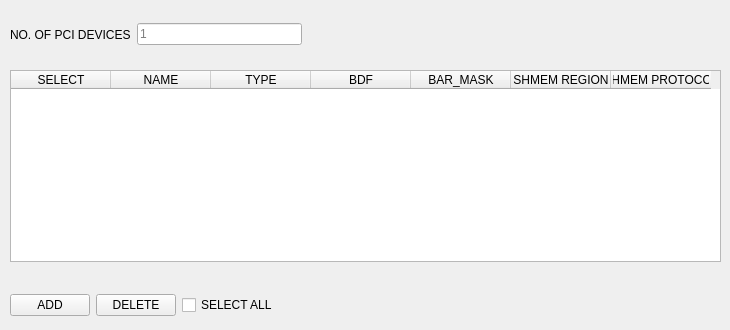
      <widget class="QWidget" name="tab_4">
       <attribute name="title">
        <string>PCI Devices</string>
       </attribute>
       <widget class="QTableWidget" name="tableWidget_PCI_Devices">
        <property name="geometry">
         <rect>
          <x>10</x>
          <y>70</y>
          <width>711</width>
          <height>192</height>
         </rect>
        </property>
        <property name="dragEnabled">
         <bool>true</bool>
        </property>
        <property name="rowCount">
         <number>0</number>
        </property>
        <property name="columnCount">
         <number>7</number>
        </property>
        <column>
         <property name="text">
          <string>SELECT</string>
         </property>
        </column>
        <column>
         <property name="text">
          <string>NAME</string>
         </property>
        </column>
        <column>
         <property name="text">
          <string>TYPE</string>
         </property>
        </column>
        <column>
         <property name="text">
          <string>BDF</string>
         </property>
        </column>
        <column>
         <property name="text">
          <string>BAR_MASK</string>
         </property>
        </column>
        <column>
         <property name="text">
          <string>SHMEM REGION</string>
         </property>
        </column>
        <column>
         <property name="text">
          <string>SHMEM PROTOCOL</string>
         </property>
        </column>
       </widget>
       <widget class="QWidget" name="layoutWidget_16">
        <property name="geometry">
         <rect>
          <x>10</x>
          <y>20</y>
          <width>292</width>
          <height>29</height>
         </rect>
        </property>
        <layout class="QHBoxLayout" name="horizontalLayout_22">
         <item>
          <widget class="QLabel" name="label_23">
           <property name="text">
            <string>NO. OF PCI DEVICES</string>
           </property>
          </widget>
         </item>
         <item>
          <widget class="QLineEdit" name="lineEdit_NO_OF_PCI_DEV_2">
           <property name="readOnly">
            <bool>true</bool>
           </property>
           <property name="placeholderText">
            <string>1</string>
           </property>
          </widget>
         </item>
        </layout>
       </widget>
       <widget class="QWidget" name="layoutWidget">
        <property name="geometry">
         <rect>
          <x>10</x>
          <y>290</y>
          <width>296</width>
          <height>31</height>
         </rect>
        </property>
        <layout class="QHBoxLayout" name="horizontalLayout_14">
         <item>
          <layout class="QHBoxLayout" name="horizontalLayout_9">
           <item>
            <widget class="QPushButton" name="pushButton_PCI_Devices_Add">
             <property name="mouseTracking">
              <bool>true</bool>
             </property>
             <property name="toolTip">
              <string>To add a PCI device</string>
             </property>
             <property name="text">
              <string>ADD</string>
             </property>
            </widget>
           </item>
           <item>
            <widget class="QPushButton" name="pushButton_PCI_Devices_Delete">
             <property name="toolTip">
              <string>To delete checked PCI devices</string>
             </property>
             <property name="text">
              <string>DELETE</string>
             </property>
            </widget>
           </item>
          </layout>
         </item>
         <item>
          <widget class="QCheckBox" name="checkBox_Selact_All">
           <property name="toolTip">
            <string>To select all PCI devices</string>
           </property>
           <property name="text">
            <string>SELECT ALL</string>
           </property>
          </widget>
         </item>
        </layout>
       </widget>
      </widget>
